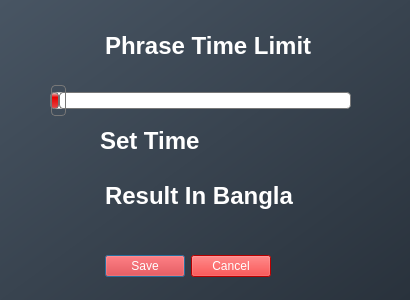
<?xml version="1.0" encoding="UTF-8"?>
<ui version="4.0">
 <class>Dialog</class>
 <widget class="QDialog" name="Dialog">
  <property name="geometry">
   <rect>
    <x>0</x>
    <y>0</y>
    <width>410</width>
    <height>300</height>
   </rect>
  </property>
  <property name="sizePolicy">
   <sizepolicy hsizetype="Preferred" vsizetype="Preferred">
    <horstretch>0</horstretch>
    <verstretch>0</verstretch>
   </sizepolicy>
  </property>
  <property name="minimumSize">
   <size>
    <width>410</width>
    <height>300</height>
   </size>
  </property>
  <property name="maximumSize">
   <size>
    <width>410</width>
    <height>300</height>
   </size>
  </property>
  <property name="windowTitle">
   <string>Settings</string>
  </property>
  <property name="windowIcon">
   <iconset resource="appResource.qrc">
    <normaloff>:/Resources/SpeechCalTi.png</normaloff>:/Resources/SpeechCalTi.png</iconset>
  </property>
  <property name="windowOpacity">
   <double>0.958000000000000</double>
  </property>
  <property name="styleSheet">
   <string notr="true">background-color: qlineargradient(x1: 0, y1: 0, x2: 1, y2: 1,stop: 0 rgb(72, 85, 99), stop: 1 rgb(41, 50, 60));
color:white;</string>
  </property>
  <widget class="QDialogButtonBox" name="buttonBox">
   <property name="geometry">
    <rect>
     <x>100</x>
     <y>250</y>
     <width>171</width>
     <height>32</height>
    </rect>
   </property>
   <property name="styleSheet">
    <string notr="true">background-color:red;</string>
   </property>
   <property name="orientation">
    <enum>Qt::Horizontal</enum>
   </property>
   <property name="standardButtons">
    <set>QDialogButtonBox::Cancel|QDialogButtonBox::Save</set>
   </property>
  </widget>
  <widget class="QCheckBox" name="listenTimeCBox">
   <property name="geometry">
    <rect>
     <x>50</x>
     <y>20</y>
     <width>321</width>
     <height>51</height>
    </rect>
   </property>
   <property name="font">
    <font>
     <pointsize>18</pointsize>
     <weight>75</weight>
     <bold>true</bold>
    </font>
   </property>
   <property name="styleSheet">
    <string notr="true">QCheckBox {
    spacing: 5px;
	background-color:rgb(0,0,0,0%);
}

QCheckBox::indicator {
    width: 50px;
    height: 50px;
}

QCheckBox::indicator:unchecked {
    image: url(:/Resources/unchecked.png);
}

QCheckBox::indicator:unchecked:hover {
    image: url(:/Resources/unchecked_hover.png);
}

QCheckBox::indicator:unchecked:pressed {
    image: url(:/Resources/unchecked_pressed.png);
}

QCheckBox::indicator:checked {
    image: url(:/Resources/checked.png);
}

QCheckBox::indicator:checked:hover {
    image: url(:/Resources/checked_hover.png);
}

QCheckBox::indicator:checked:pressed {
    image: url(:/Resources/checked_pressed.png);
}

</string>
   </property>
   <property name="text">
    <string>Phrase Time Limit</string>
   </property>
   <property name="iconSize">
    <size>
     <width>50</width>
     <height>50</height>
    </size>
   </property>
  </widget>
  <widget class="QCheckBox" name="BanglaResCBox">
   <property name="geometry">
    <rect>
     <x>50</x>
     <y>170</y>
     <width>321</width>
     <height>51</height>
    </rect>
   </property>
   <property name="font">
    <font>
     <pointsize>18</pointsize>
     <weight>75</weight>
     <bold>true</bold>
    </font>
   </property>
   <property name="styleSheet">
    <string notr="true">QCheckBox {
    spacing: 5px;
	background-color:rgb(0,0,0,0%);
}

QCheckBox::indicator {
    width: 50px;
    height: 50px;
}

QCheckBox::indicator:unchecked {
    image: url(:/Resources/unchecked.png);
}

QCheckBox::indicator:unchecked:hover {
    image: url(:/Resources/unchecked_hover.png);
}

QCheckBox::indicator:unchecked:pressed {
    image: url(:/Resources/unchecked_pressed.png);
}

QCheckBox::indicator:checked {
    image: url(:/Resources/checked.png);
}

QCheckBox::indicator:checked:hover {
    image: url(:/Resources/checked_hover.png);
}

QCheckBox::indicator:checked:pressed {
    image: url(:/Resources/checked_pressed.png);
}

</string>
   </property>
   <property name="text">
    <string>Result In Bangla</string>
   </property>
   <property name="iconSize">
    <size>
     <width>50</width>
     <height>50</height>
    </size>
   </property>
  </widget>
  <widget class="QSlider" name="listenTimeSlider">
   <property name="enabled">
    <bool>true</bool>
   </property>
   <property name="geometry">
    <rect>
     <x>50</x>
     <y>80</y>
     <width>301</width>
     <height>41</height>
    </rect>
   </property>
   <property name="styleSheet">
    <string notr="true">QSlider{
	background-color: rgb(0,0,0,0%);
}
QSlider::groove:horizontal {
border: 1px solid #bbb;
background: white;
height: 15px;
border-radius: 6px;
}

QSlider::sub-page:horizontal {
background-color:qlineargradient(spread:reflect, x1:1, y1:0, x2:0.995, y2:1, stop:0 rgba(218, 218, 218, 255), stop:0.305419 rgba(235, 0, 0, 255), stop:0.935961 rgba(227, 64, 64, 255), stop:1 rgba(240, 240, 240, 255));
border: 1px solid #777;
height: 10px;
border-radius: 4px;
}

QSlider::add-page:horizontal {
background: #fff;
border: 1px solid #777;
height: 10px;
border-radius: 4px;
}

QSlider::handle:horizontal {
background: qlineargradient(x1:0, y1:0, x2:1, y2:1,
    stop:0 #DCE35B, stop:1 #45B649);
border: 1px solid #777;
width: 13px;
height:30px;
margin-top:-8px;
margin-bottom:-8px;
border-radius: 4px;
}

QSlider::handle:horizontal:hover {
background: qlineargradient(x1:0, y1:0, x2:1, y2:1,
    stop:0 #fff, stop:1 #ddd);
border: 1px solid #444;
border-radius: 4px;
}

QSlider::sub-page:horizontal:disabled {
background: #bbb;
border-color: #999;
}

QSlider::add-page:horizontal:disabled {
background: #eee;
border-color: #999;
}

QSlider::handle:horizontal:disabled {
background: #eee;
border: 1px solid #aaa;
border-radius: 4px;
}</string>
   </property>
   <property name="minimum">
    <number>5</number>
   </property>
   <property name="maximum">
    <number>30</number>
   </property>
   <property name="pageStep">
    <number>10</number>
   </property>
   <property name="value">
    <number>5</number>
   </property>
   <property name="tracking">
    <bool>true</bool>
   </property>
   <property name="orientation">
    <enum>Qt::Horizontal</enum>
   </property>
   <property name="tickPosition">
    <enum>QSlider::NoTicks</enum>
   </property>
  </widget>
  <widget class="QLabel" name="label">
   <property name="geometry">
    <rect>
     <x>100</x>
     <y>120</y>
     <width>171</width>
     <height>41</height>
    </rect>
   </property>
   <property name="font">
    <font>
     <pointsize>18</pointsize>
     <weight>75</weight>
     <bold>true</bold>
    </font>
   </property>
   <property name="styleSheet">
    <string notr="true">background-color:rgb(0,0,0,0%);
color:white;</string>
   </property>
   <property name="text">
    <string>Set Time</string>
   </property>
  </widget>
 </widget>
 <resources>
  <include location="appResource.qrc"/>
 </resources>
 <connections>
  <connection>
   <sender>buttonBox</sender>
   <signal>accepted()</signal>
   <receiver>Dialog</receiver>
   <slot>accept()</slot>
   <hints>
    <hint type="sourcelabel">
     <x>248</x>
     <y>254</y>
    </hint>
    <hint type="destinationlabel">
     <x>157</x>
     <y>274</y>
    </hint>
   </hints>
  </connection>
  <connection>
   <sender>buttonBox</sender>
   <signal>rejected()</signal>
   <receiver>Dialog</receiver>
   <slot>reject()</slot>
   <hints>
    <hint type="sourcelabel">
     <x>316</x>
     <y>260</y>
    </hint>
    <hint type="destinationlabel">
     <x>286</x>
     <y>274</y>
    </hint>
   </hints>
  </connection>
 </connections>
</ui>
